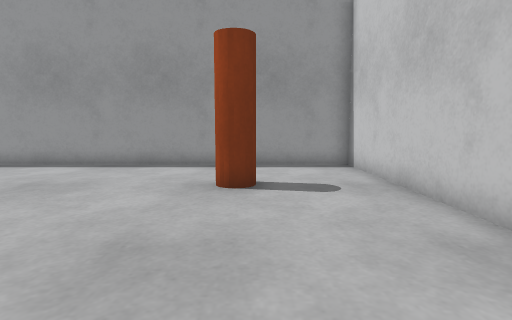
view 1 (above)

13 first-person views from a walk through a robot-simulator world made for Gazebo. The camera is 0.7 m above the floor, tilts 6° down and sees 80° across. The floor is counted in squares, 0.5 m on a side. Each view is taken from the middle of a square. On the plan, view 1 faces up. The plan holds only what a view shows up to about 14 squares ahead; the rest is blank. The place goes on beyond the plan.

view 2
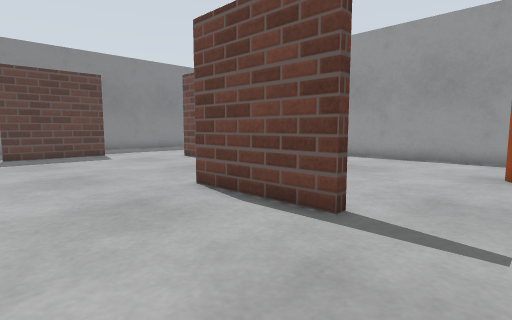

view 3
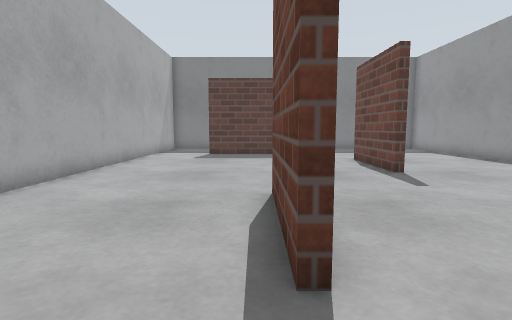

view 4
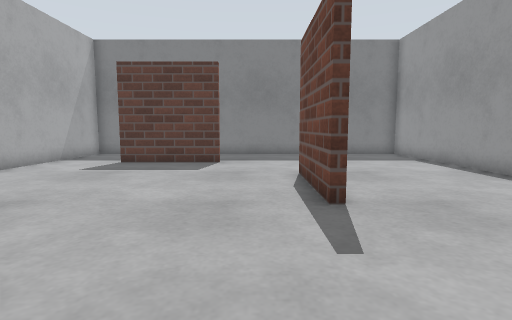

view 5
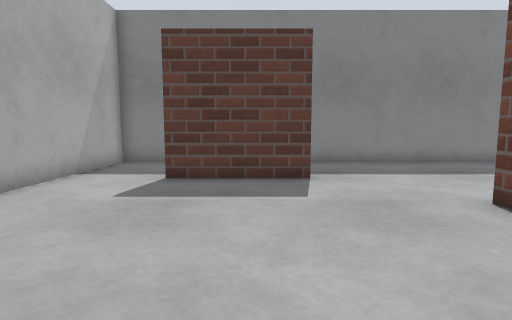

view 6
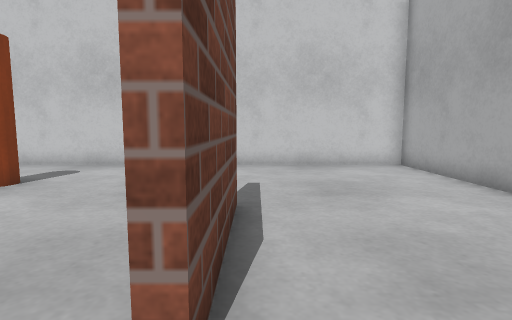

view 7
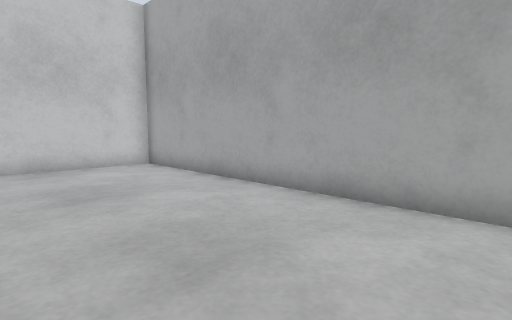

view 8
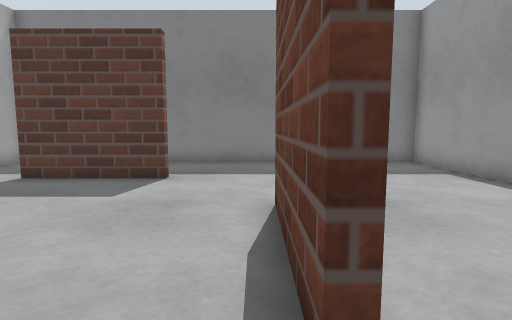

view 9
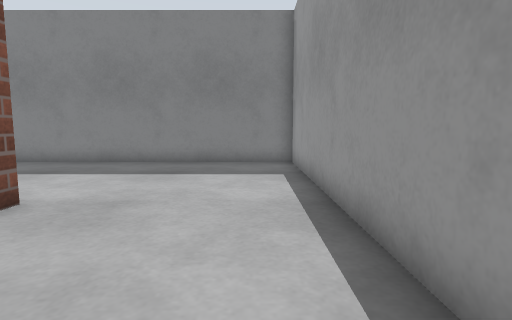

view 10
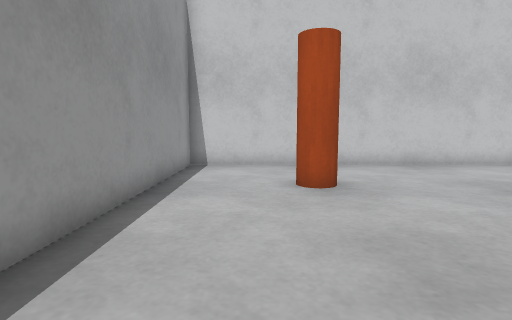

view 11
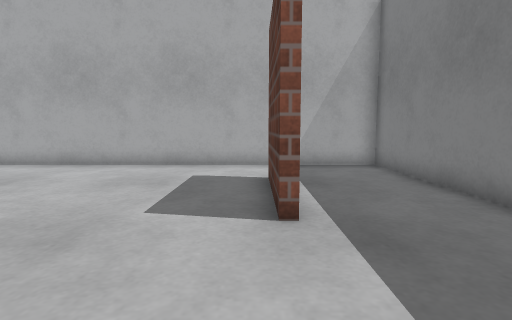

view 12
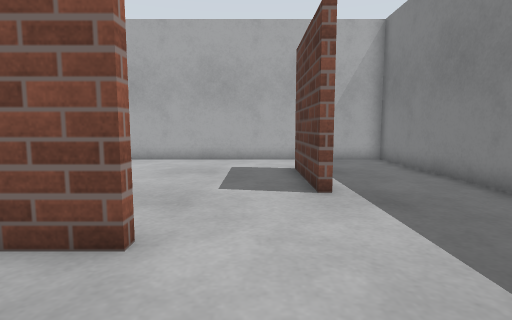

view 13
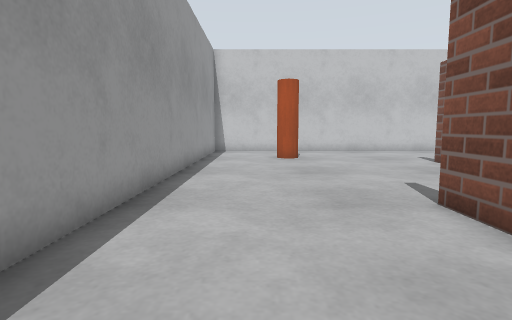

### Floor plan
Points are (right, up) in squares from view 1. A wall is a line through its corners. A room is listed if a view was taken in it or the views show most of it. See-through windows are left out.
Room 1 (views 1, 2, 3, 4, 5, 6, 7, 8, 9, 10, 11, 12, 13)
walls: (-9.5, 5.4) (-13.5, 5.4) (-13.5, 5.6) (-9.5, 5.6) (-9.5, 5.4); (-3, 1.6) (-2.5, 1.6) (-2.5, 1.4) (-6.5, 1.4); (-16.8, 2.5) (-16.4, 2.5) (-16.4, -1.5); (3.5, 11.5) (-20.5, 11.5) (-20.5, -4.5) (3.5, -4.5) (3.5, 11.5)
low walls: (-6.5, 1.4) (-6.5, 1.8)
objects: orange cylinder (-1, 7) to (0, 8)

Positions as (right, up) in squares from view 1, and headings:
1: (0, 0), facing up
2: (0, -3), facing up-left
3: (0, 1), facing left
4: (-4, 4), facing left
5: (-8, 1), facing left
6: (-8, 1), facing right
7: (-8, 1), facing down-right
8: (-8, 5), facing left
9: (-8, 10), facing left
10: (-8, 9), facing right
11: (-16, 7), facing down
12: (-15, 9), facing down
13: (-15, 9), facing right
